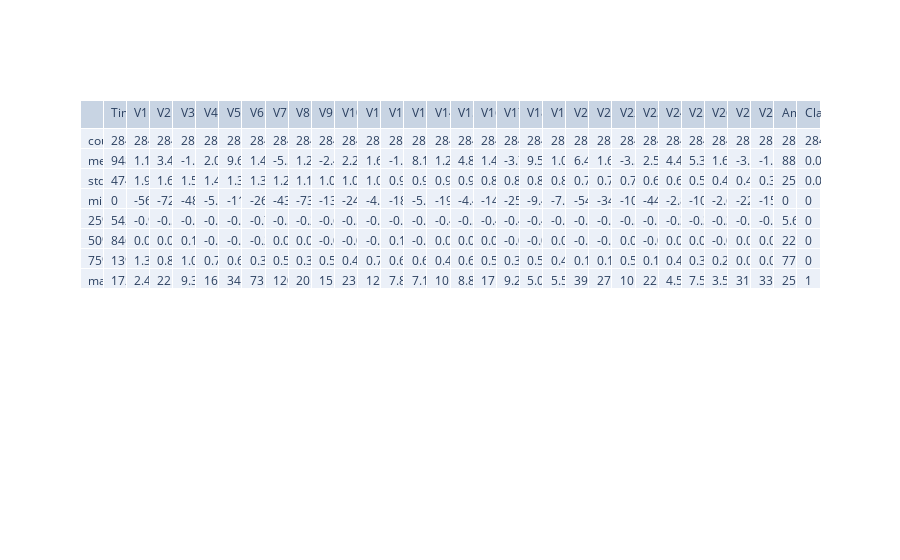
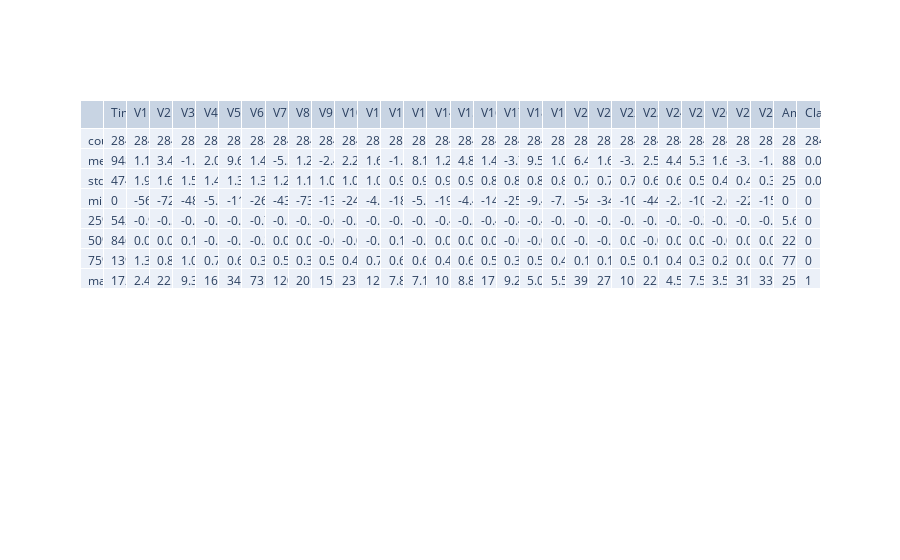

Here is the notebook cell these charts were saved with, in order:
### Code cell
# Import necessary libraries
import os
import sys


scripts_path = os.path.abspath(os.path.join(os.getcwd(), "../scripts"))
if scripts_path not in sys.path:
    sys.path.append(scripts_path)

from Exploration import exploration

exploration()

### Figure 1 — Plotly figure (JSON) as saved in the notebook; plotly's stock layout.template omitted (floating-point values rounded to 4 significant figures; data arrays with more than 128 entries replaced by an {"elided": "..."} marker saying what was removed)
{"data": [{"cells": {"align": "left", "values": {"elided": "32x8 mixed values"}}, "header": {"align": "left", "values": ["", "Time", "V1", "V2", "V3", "V4", "V5", "V6", "V7", "V8", "V9", "V10", "V11", "V12", "V13", "V14", "V15", "V16", "V17", "V18", "V19", "V20", "V21", "V22", "V23", "V24", "V25", "V26", "V27", "V28", "Amount", "Class"]}, "type": "table"}], "layout": {}}

### Figure 2 — Plotly figure (JSON) as saved in the notebook; plotly's stock layout.template omitted (floating-point values rounded to 4 significant figures; data arrays with more than 128 entries replaced by an {"elided": "..."} marker saying what was removed)
{"data": [{"cells": {"align": "left", "values": {"elided": "32x8 mixed values"}}, "header": {"align": "left", "values": ["", "Time", "V1", "V2", "V3", "V4", "V5", "V6", "V7", "V8", "V9", "V10", "V11", "V12", "V13", "V14", "V15", "V16", "V17", "V18", "V19", "V20", "V21", "V22", "V23", "V24", "V25", "V26", "V27", "V28", "Amount", "Class"]}, "type": "table"}], "layout": {}}
